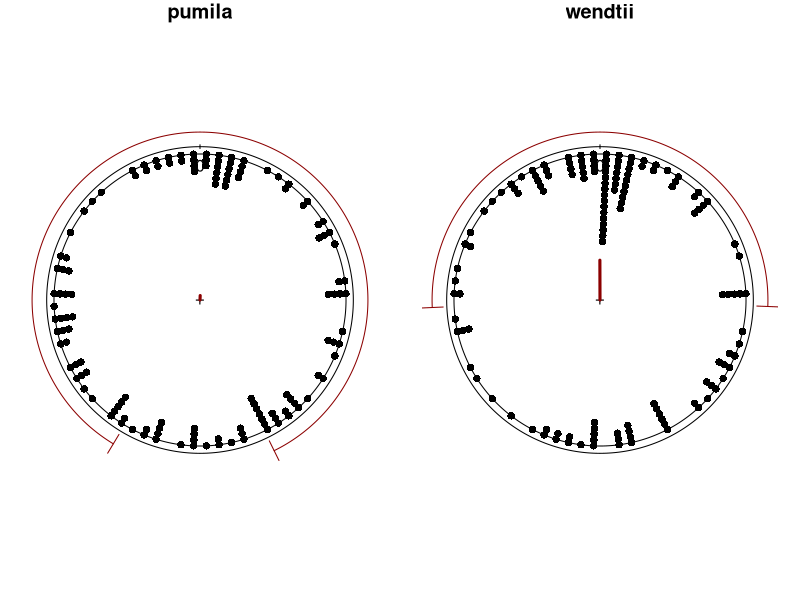
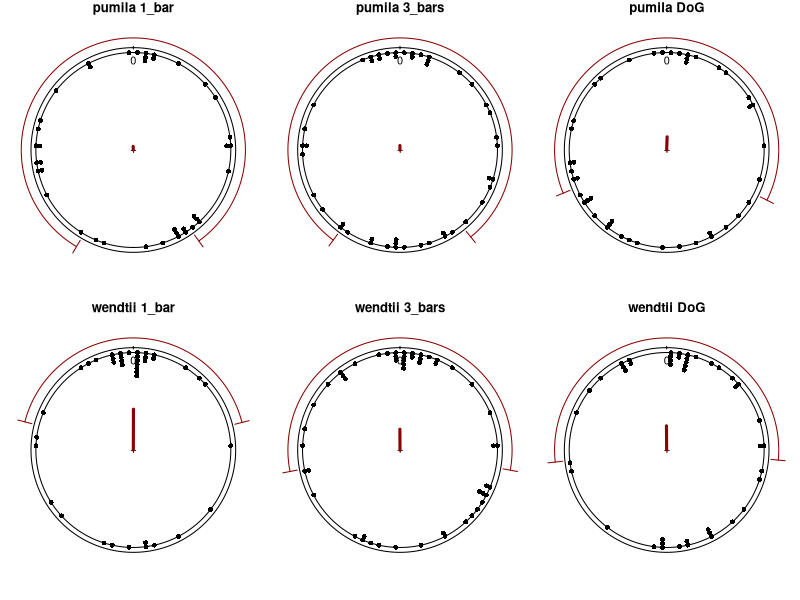
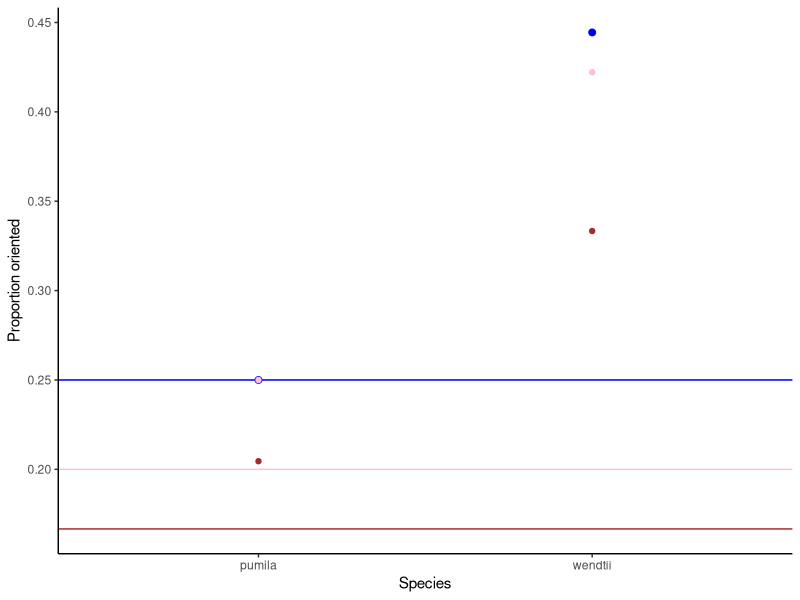
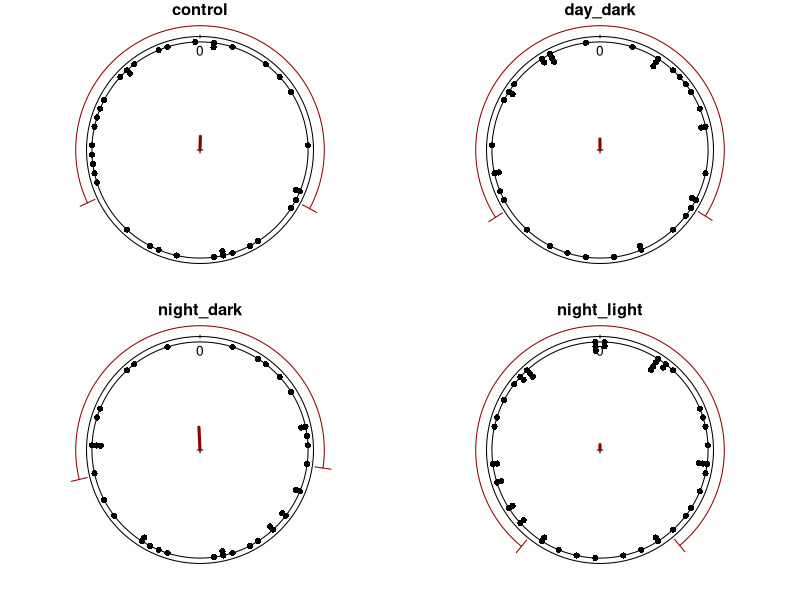

R code for these plots, in order:
## ---- chunk 1
knitr::opts_chunk$set(echo = TRUE)
## ---- chunk 2
library('circular')
library('tibble')
library('readr')
library('tidyr')
library('dplyr')
library('ggplot2')
## ---- chunk 3
df <- read_delim('Ophiocoma_orientation_data.txt',delim = "\t")
df <- subset.data.frame(df, Relative_heading_degrees != "DNF")
df$heading <- as.numeric(df$Relative_heading_degrees)*pi/180
df$heading[df$heading > pi] <- -pi +(df$heading[df$heading > pi] -pi)
df$Species <- as.factor(df$Species)
df$Type    <- as.factor(df$Type)
df$Set     <- as.factor(df$Set)
df <- subset.data.frame(df, select = -c(Absolute_heading_degrees,Relative_heading_degrees))
summary(df)
## ---- chunk 4
df$success   <- vector(length = length(df$heading))
sectors <- 5 # number of sectors, i.e. reciprocal of sector fraction
half.sector <- pi/sectors # half the width of the target sector

for(i in 1:length(df$heading)){           ### get tote of each using one fifth of the circle
  if(is.na(df$heading[i]) == TRUE){df$success[i] <- 0}
  else if(df$heading[i] >   half.sector ){df$success[i] <- 0}    ## pi/5 beforehand
  else if(df$heading[i] <= -half.sector ){df$success[i] <- 0}  ## -pi/5 beforehand
  else{df$success[i] <- 1}  }
## ---- chunk 5
df %>% filter(Set == 2017) -> df1
df1 <- droplevels.data.frame(df1)
## ---- chunk 6
library(circular)
Cplot <- function(headings, sp, bt, ax, ...){
	#fit mean axis, fits mean direction unless otherwise specified
	if(missing(ax)){ax <- F}
	#spacing of stacked points, now automatically stacks towards centre unless otherwise specified
	if(missing(sp) & missing(bt)){sp <- 0.04}
	#bt specifies the stacking by a multipicative factor, 1 = stacked, 2 = 1 point's space between, 0.5 = half overlapping
	if( missing(sp) & !(missing(bt)) ){sp <- bt*.04}
	#	Get functions and packages
	if(sum(rownames(installed.packages()) %in% c('CircStats', 'circular'), na.rm = T)<2){
		install.packages(c('CircStats', 'circular'))	}
	if(!(	sum('CircCI'%in% ls())	)){
		CircCI <- function(mn, lci, uci, out, zro, drc, lng, ...){
			if(missing(lng)){lng<-10*360/5};	if(missing(drc)){drc<-'clock'}
			if(missing(zro)){zro <- pi/2};if(missing(out)){out <- 0.05}
			if(missing(uci)){uci <- lci}
			lwr <- mn - lci;	upr <- mn + uci
			circ.pos <- ( ((drc == 'clock')-1)*2 +1) * 
				-seq( pi*lwr/180, pi*upr/180, length.out = lng) + zro
			circ.x <- cos(circ.pos)*(1+out);	circ.y <- sin(circ.pos)*(1+out)
			lines(circ.x, circ.y, ...)
			lines.circular( as.circular(rep(lwr,2),units = 'degrees', 
				type = 'angles', modulo = '2pi', zero = zro, 
				rotation = drc, template = 'none'), 
				out*c(0.5, 1.5), modulo = '2pi', 
				zero = zro, rotation = drc, ...)
			lines.circular(as.circular(rep(upr,2),units = 'degrees', 
				type = 'angles', modulo = '2pi', zero = zro, 
				rotation = drc, template = 'none'),
			 	out*c(0.5, 1.5), modulo = '2pi', zero = zro, 
			 	rotation = drc, ...) 		}	}
	if(!(	sum('mycirc'%in% ls())	)){
		mycirc <- function(angles, clock){
			if(missing(clock)){clock <- T}
			if(clock){
			return(		as.circular(angles,units='degrees',type='angles',
			modulo='2pi',zero=pi/2,rotation='clock',	template='none')	)
				}else{
				as.circular(angles,units='degrees',type='angles',
				 modulo='2pi',zero=pi/2,rotation='counter',template='none')
				}	}	}
	#circular plot settings
	increments <- 5 #degrees
	zr <- pi/2 #start at top of screen (pi*	90	/180)
	bn <-  72  #10*10*360/5 #bins 	
	degrad <- 180/pi #conversion from radians to degrees
	tcl <- rgb(1,1,1,0)#transparent colour
	pcl <- rgb(.3,.1,.1,.5)#point colour
	#plot characters
	lw <- 0.5 #line width
	pnt <- 3 # 2.5 #point size
	arw <- 10 #arrowhead angle
	arl <- 0 #0.1 #arrowhead length
	#	set up input variables
	hd <- mycirc(headings)
	sm <- summary(hd)
	sv <- degrad*sd.circular(hd, na.rm=T)
	lbl <- 0 # 90*(1:4-1)
	plot(hd, col=tcl, main="", zero=zr, axes=F, shrink=1,tol=0.075)
	axis.circular(1, at = mycirc(lbl), labels = lbl)
	par(new=T)
	plot.circular(hd, col=tcl,main="",zero=zr,axes=F,shrink=1.05,tol=0.075)
	points(hd,stack=T,bin=bn,sep=-sp,zero=zr,...)
	if(!(ax)){
		arrows.circular( mycirc(sm['Mean']),zero=zr,col='red4',lwd=3,
		 length=arl,angle=arw,shrink = sm['Rho'])
		 CircCI(sm['Mean'], sv, out = 0.15, zro=zr, drc='clock',col='red4',lwd=1)	}else{
		 sBin_Spp <- summary(mycirc(hd*2))
		 sv2 <- degrad*sd.circular(hd*2, na.rm=T)/2
		 arrows.circular( mycirc(sBin_Spp['Mean']/2),zero=zr,col='red4',lwd=3,
		 length=arl,angle=arw,shrink = sBin_Spp['Rho'])
		 arrows.circular( mycirc(180+sBin_Spp['Mean']/2),zero=zr,col='red4',lwd=3,
		 length=arl,angle=arw,shrink = sBin_Spp['Rho'])
		 CircCI(sBin_Spp['Mean']/2, sv2, out = 0.15, zro=zr, drc='clock',col='red4',lwd=1)
		 CircCI(180+sBin_Spp['Mean']/2, sv2, out = 0.15, zro=zr, drc='clock',col='red4',lwd=1)
	 } }
## ---- chunk 7
par(mfrow = c(1,2)); par(mar = c(1, 1, 1, 1) + 0.1)
  for(j in levels(as.factor(df1$Species))){
  tempx <- as.circular(df1$heading[df1$Species == j])
     Cplot(tempx)
     title(j)}
## ---- chunk 8
par(mfrow = c(2,3)); par(mar = c(1, 1, 1, 1) + 0.1)
for(i in levels(as.factor(df1$Species))){
  for(j in levels(as.factor(df1$Type))){
  tempx <- as.circular(df1$heading[df1$Type == j & df1$Species == i])
     Cplot(tempx)
     title(paste(i,j))}}
## ---- chunk 9
df1 %>%
  mutate(in.pent = ifelse(abs(heading) < pi/5, 1, 0)) %>% # for data in radians -pi to pi
  group_by(Species,Type) %>%                # condition name
  summarize(num = length(heading),
            rho = rho.circular(heading),
            kappa = unlist(mle.vonmises(heading)[3]),
            v.stat=unlist(rayleigh.test(heading,mu=0)[1]),
            v.p= unlist(rayleigh.test(heading,mu=0)[2]),
            rayl.stat=unlist(rayleigh.test(heading)[1]),
            rayl.p= unlist(rayleigh.test(heading)[2]),
            c.mean = unlist(mean.circular(heading)[1]),
            pent.prop = sum(in.pent)/length(in.pent)
  ) -> spp_type.summary            ## output dataframe

spp_type.summary

## ---- chunk 10
df1 %>%
  mutate(in.quad = ifelse(abs(heading) < pi/4, 1, 0)) %>% # for data in radians -pi to pi
  mutate(in.pent = ifelse(abs(heading) < pi/5, 1, 0)) %>% # for data in radians -pi to pi
  mutate(in.sext = ifelse(abs(heading) < pi/6, 1, 0)) %>% # for data in radians -pi to pi
  group_by(Species,Type) %>%   
  summarize(n_obs = n(),                   ## observations for treatment
            quad.prop = sum(in.quad)/length(in.quad),
            pent.prop = sum(in.pent)/length(in.pent),
            sext.prop = sum(in.sext)/length(in.sext)        ) -> chance_plot  

chance_plot %>% 
  filter(Type == "DoG") %>%
  ggplot(aes(Species,sext.prop)) + geom_point(aes(y=sext.prop),color="brown")   + 
  geom_hline(yintercept = 1/5, color = "pink") +
  geom_hline(yintercept = 1/4,color = "blue") +
  geom_hline(yintercept = 1/6, color = "brown") +  
  geom_point(aes(y=quad.prop), color="blue",size=2)        +             
  geom_point(aes(y=pent.prop), color="pink") +
  ylab('Proportion oriented')  + theme_classic()
## ---- chunk 11
df %>% filter(Set == 2019) -> df2
df2 <- droplevels.data.frame(df2)
## ---- chunk 12
par(mfrow = c(2,2)); par(mar = c(1, 1, 1, 1) + 0.1)
  for(j in levels(as.factor(df2$Period_adaptation))){
  tempx <- as.circular(df2$heading[df2$Period_adaptation == j])
     Cplot(tempx)
     title(j)}
## ---- chunk 13
df2 %>%
  mutate(in.pent = ifelse(abs(heading) < pi/5, 1, 0)) %>% # for data in radians -pi to pi
  group_by(Period_adaptation) %>%                # condition name
  summarize(num = length(heading),
            rho = rho.circular(heading),
            kappa = unlist(mle.vonmises(heading)[3]),
            v.stat=unlist(rayleigh.test(heading,mu=0)[1]),
            v.p= unlist(rayleigh.test(heading,mu=0)[2]),
            rayl.stat=unlist(rayleigh.test(heading)[1]),
            rayl.p= unlist(rayleigh.test(heading)[2]),
            c.mean = unlist(mean.circular(heading)[1]),
            pent.prop = sum(in.pent)/length(in.pent)
  ) -> condition.summary            ## output dataframe

condition.summary
